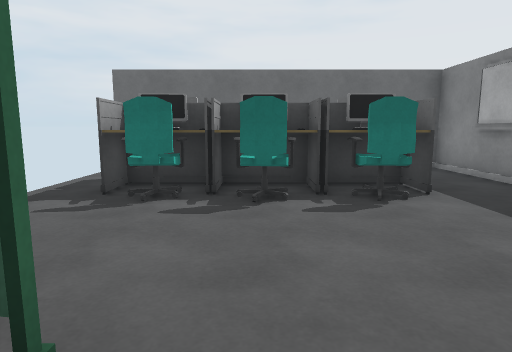
view 1 (above)

15 first-person views from a walk through a 3-D level made in the Unity game engine. The camera is 1.2 m above the floor, tilts 8° down and sees 75° across. The floor is counted in squares, 1 m on a side. Each view is taken from the middle of a square. On the plan, view 1 faces up. The plan holds only what a view shows up to about 14 squares ahead; the rest is blank. Surface patterns are stand-ins for the level's own textures.

view 2
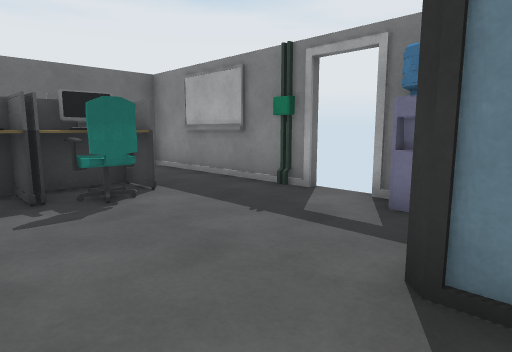

view 3
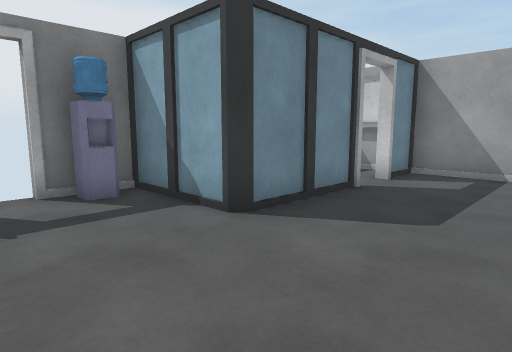

view 4
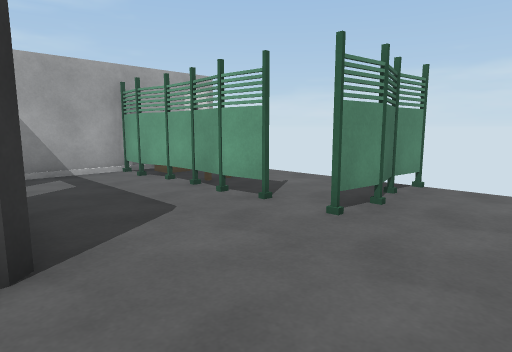

view 5
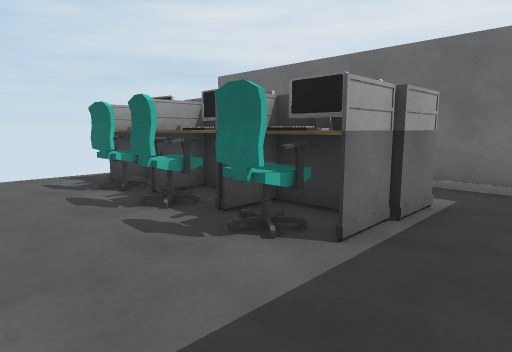

view 6
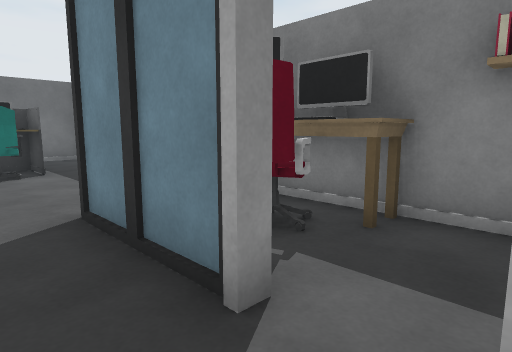

view 7
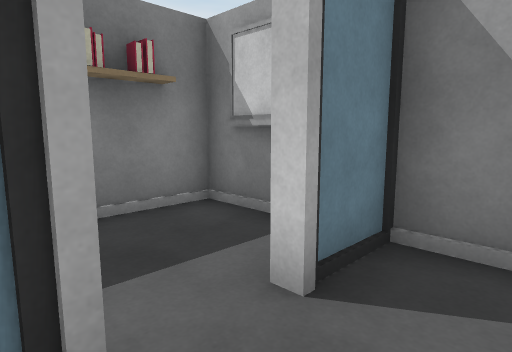

view 8
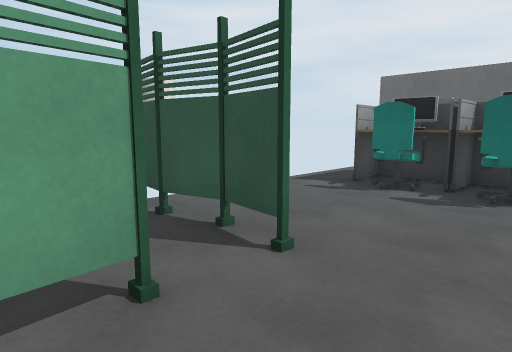

view 9
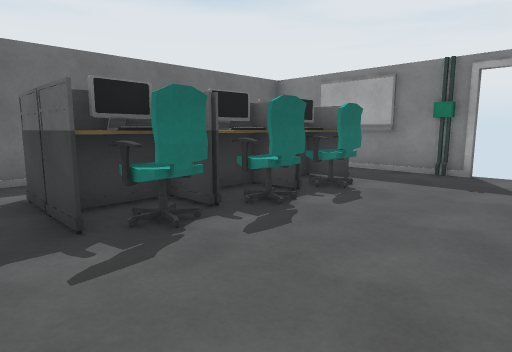

view 10
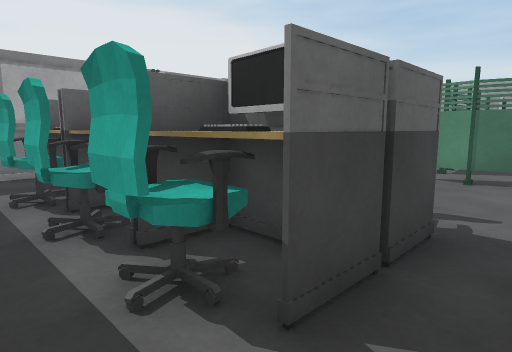

view 11
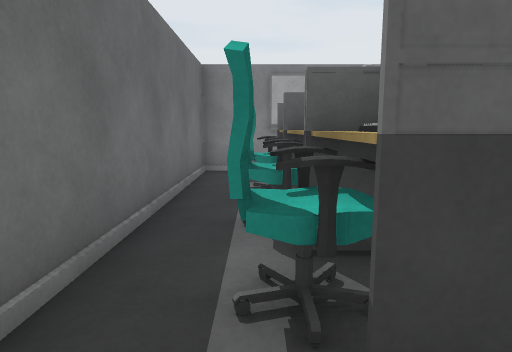

view 12
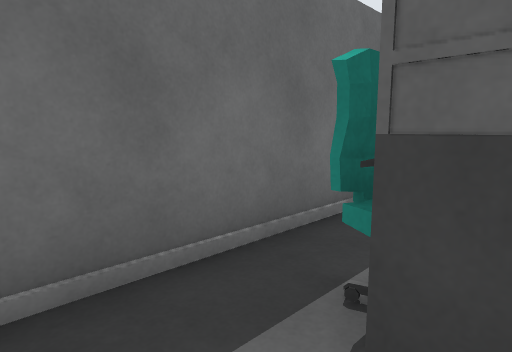

view 13
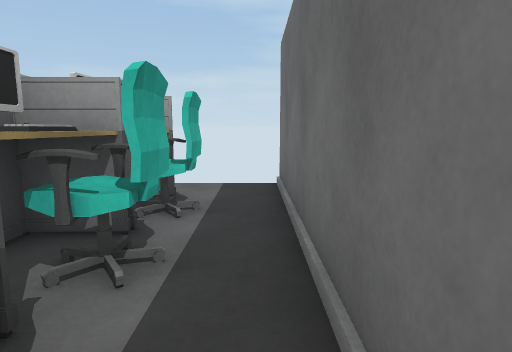

view 14
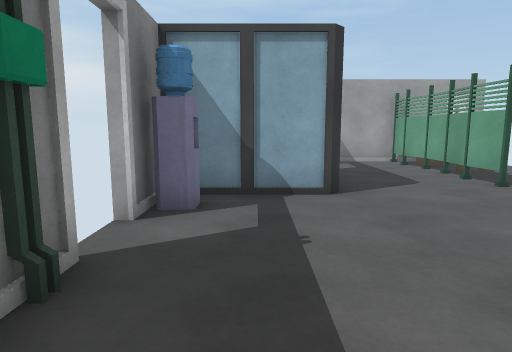

view 15
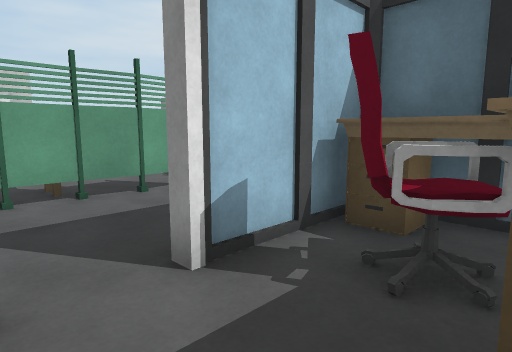

### Floor plan
Ten units are one square. View 1 is at (0, 0); x grows to the right and y downward. Boxes are objects, and circles mark ways between rooms. Rooms are numbered by the first view taken in them; rooms with no view inside come last. Other rooms are left out.
<svg viewBox="-50 -110 115 170">
<path fill="none" stroke="#000" d="M5 -55 -3 -56M26 -54 19 -55M6 -63 -1 -63M-15 -55 -21 -55M-12 -1 -11 10M26 -64 18 -63M7 -69 -4 -69M-14 -62 -21 -62M-18 -60 -28 -60 -28 -86M49 -15 49 -21 55 -21M28 -68 17 -68M26 -71 26 -57M-11 9 -12 21M-13 -69 -24 -68M55 -45 55 -50M57 -40 57 -105 35 -105M57 -10 57 -27M-12 20 -12 33M-43 -15 -32 -14 -22 -17 -11 -15M38 18 36 14M26 25 25 25 25 -8 26 -9 58 -9M32 -86 32 -61 -15 -60M-17 25 -17 35M-12 31 -10 43M-10 41 -10 54M-12 43 -12 54M-20 55 25 55 25 38 28 38M19 -55 18 -62M6 -59 5 -55M27 -60 26 -54M-21 -55 -23 -61M-1 -91 6 -91M-22 -92 -15 -92M-2 -83 6 -82M-23 -83 -15 -83M-28 -86 24 -85M-22 -80 -22 -89M20 -91 25 -92M-29 -74 -7 -74M35 -105 -45 -105M-3 -86 -1 -91M-23 -84 -22 -92M45 14 38 18M56 25 48 25M56 22 46 22M34 55 57 55 57 15M36 -6 36 2M45 -8 25 -8M26 -8 26 25M57 15 57 -10"/>
<circle cx="-40" cy="-90" r="3" fill="#2a7"/>
<circle cx="30" cy="-100" r="3" fill="#2a7"/>
<circle cx="30" cy="30" r="3" fill="#2a7"/>
<text x="10" y="-30">1</text>
<text x="-10" y="-100">2</text>
<text x="40" y="30">3</text>
<text x="40" y="0">4</text>
</svg>
Room 1 opens to room 2. Room 1 opens to room 3.

Where each view was taken, in squares from view 1:
view 1: 0 up, 0 right, facing up
view 2: 0 up, 0 right, facing up-right
view 3: 4 up, 1 left, facing down-right
view 4: 4 up, 3 right, facing down-left
view 5: 3 up, 5 right, facing up-left
view 6: 4 down, 1 right, facing up-right
view 7: 2 down, 1 right, facing down-right
view 8: 1 down, 1 right, facing up-left
view 9: 2 up, 4 left, facing up-right
view 10: 10 up, 4 left, facing down-right
view 11: 9 up, 4 left, facing right
view 12: 8 up, 4 left, facing up-right
view 13: 10 up, 3 right, facing left
view 14: 7 up, 4 right, facing down
view 15: 4 down, 5 right, facing up-left
